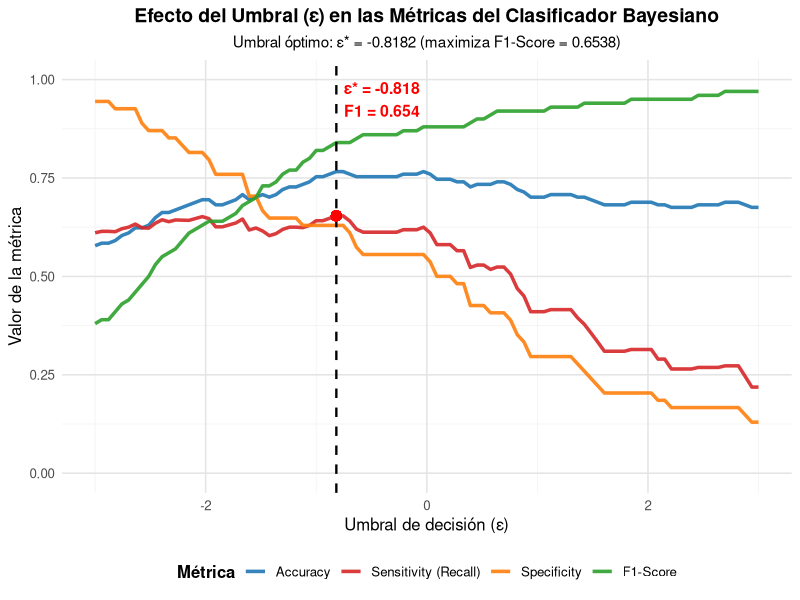

This chart was generated by the following R code:
# Limpiar entorno
rm(list = ls())
gc()

# Instalar y cargar paquetes necesarios
packages <- c("mlbench", "ggplot2", "dplyr", "tidyr")
for (pkg in packages) {
  if (!require(pkg, character.only = TRUE, quietly = TRUE)) {
    install.packages(pkg, dependencies = TRUE)
    library(pkg, character.only = TRUE)
  }
}

# Configuración de reproducibilidad
set.seed(123)
options(scipen = 999, digits = 6)

# Función auxiliar para mensajes formateados
print_section <- function(title, symbol = "=", width = 80) {
  cat("\n")
  cat(paste(rep(symbol, width), collapse = ""), "\n")
  cat(paste0(" ", title, "\n"))
  cat(paste(rep(symbol, width), collapse = ""), "\n\n")
}

print_subsection <- function(title) {
  cat("\n--- ", title, " ---\n")
}

print_section("CLASIFICADOR BAYESIANO NAIVE - DIABETES", "=")
cat("Dataset: Pima Indians Diabetes\n")
cat("Fecha de ejecución:", format(Sys.time(), "%Y-%m-%d %H:%M:%S"), "\n")


#===============================================================================
# 1. CARGA Y EXPLORACIÓN INICIAL DE DATOS
#===============================================================================

print_section("1. CARGA Y ANÁLISIS EXPLORATORIO DE DATOS (EDA)")

# Cargar dataset
data("PimaIndiansDiabetes")
df <- PimaIndiansDiabetes

print_subsection("Estructura del Dataset")
str(df)

print_subsection("Dimensiones")
cat(sprintf("Número de observaciones: %d\n", nrow(df)))
cat(sprintf("Número de variables: %d\n", ncol(df)))
cat(sprintf("Variables predictoras: %d\n", ncol(df) - 1))

print_subsection("Primeras Observaciones")
print(head(df))

# Análisis de valores faltantes y anómalos
print_subsection("Análisis de Calidad de Datos")

# Valores faltantes
na_count <- colSums(is.na(df))
cat("\nValores faltantes (NA) por variable:\n")
print(na_count)
cat(sprintf("Total de NAs en el dataset: %d\n", sum(na_count)))

# Identificar ceros anómalos (en variables médicas donde cero es imposible)
# Variables donde cero es biológicamente imposible: glucose, pressure, triceps, insulin, mass
zero_vars <- c("glucose", "pressure", "triceps", "insulin", "mass")
cat("\nValores cero anómalos (mediciones imposibles):\n")
for (var in zero_vars) {
  if (var %in% names(df)) {
    zero_count <- sum(df[[var]] == 0, na.rm = TRUE)
    zero_pct <- 100 * zero_count / nrow(df)
    cat(sprintf("  %s: %d ceros (%.2f%%)\n", var, zero_count, zero_pct))
  }
}

cat("\nNOTA: Los ceros en variables médicas se mantendrán como están para este análisis.\n")
cat("En un escenario real, deberían ser tratados como valores faltantes o imputados.\n")

# Estadísticas descriptivas por clase
print_subsection("Estadísticas Descriptivas por Clase")
stats_summary <- df %>%
  group_by(diabetes) %>%
  summarise(
    n = n(),
    across(where(is.numeric), list(
      media = ~mean(.x, na.rm = TRUE),
      mediana = ~median(.x, na.rm = TRUE),
      sd = ~sd(.x, na.rm = TRUE)
    ), .names = "{.col}_{.fn}")
  )

print(stats_summary)

# Análisis de desbalance de clases
print_subsection("Distribución de Clases (Desbalance)")
class_dist <- table(df$diabetes)
class_prop <- prop.table(class_dist)

cat("\nConteo absoluto:\n")
print(class_dist)

cat("\nProporción relativa:\n")
print(class_prop)

cat(sprintf("\nDesbalance: %.2f%% negativos vs %.2f%% positivos\n", 
            class_prop["neg"] * 100, class_prop["pos"] * 100))
cat(sprintf("Ratio neg:pos = %.2f:1\n", class_prop["neg"] / class_prop["pos"]))

cat("\n⚠️  IMPORTANTE: El dataset está desbalanceado hacia la clase negativa.\n")
cat("   Esto afectará las métricas de rendimiento y justifica el uso del umbral ε.\n")


#===============================================================================
# 2. DIVISIÓN ESTRATIFICADA DE DATOS (80% - 20%)
#===============================================================================

print_section("2. DIVISIÓN ESTRATIFICADA DE DATOS")

# Función para muestreo estratificado
stratified_split <- function(data, target_col, train_prop = 0.8, seed = 123) {
  set.seed(seed)
  
  # Obtener índices por clase
  classes <- unique(data[[target_col]])
  train_indices <- c()
  
  for (cls in classes) {
    cls_indices <- which(data[[target_col]] == cls)
    n_train <- floor(length(cls_indices) * train_prop)
    train_cls_indices <- sample(cls_indices, n_train)
    train_indices <- c(train_indices, train_cls_indices)
  }
  
  # Crear conjuntos
  train_data <- data[train_indices, ]
  test_data <- data[-train_indices, ]
  
  return(list(train = train_data, test = test_data, train_indices = train_indices))
}

# Aplicar división estratificada
split_result <- stratified_split(df, "diabetes", train_prop = 0.8, seed = 123)
train <- split_result$train
test <- split_result$test

cat(sprintf("Total de observaciones: %d\n", nrow(df)))
cat(sprintf("Conjunto de entrenamiento: %d (%.1f%%)\n", nrow(train), 100*nrow(train)/nrow(df)))
cat(sprintf("Conjunto de prueba: %d (%.1f%%)\n\n", nrow(test), 100*nrow(test)/nrow(df)))

# Verificar proporciones de clases
print_subsection("Verificación de Proporciones por Clase")

prop_original <- prop.table(table(df$diabetes))
prop_train <- prop.table(table(train$diabetes))
prop_test <- prop.table(table(test$diabetes))

comparison_df <- data.frame(
  Conjunto = c("Original", "Entrenamiento", "Prueba"),
  Negativos = c(prop_original["neg"], prop_train["neg"], prop_test["neg"]) * 100,
  Positivos = c(prop_original["pos"], prop_train["pos"], prop_test["pos"]) * 100
)

print(comparison_df)

cat(sprintf("\nDiferencia absoluta entre train y test (clase pos): %.4f%%\n",
            abs(prop_train["pos"] - prop_test["pos"]) * 100))

cat("\n✓ División estratificada completada con éxito.\n")
cat("  Las proporciones de clases son prácticamente idénticas en ambos conjuntos.\n")


#===============================================================================
# 3. CÁLCULO DE ESTADÍSTICAS POR CLASE (μ y σ)
#===============================================================================

print_section("3. CÁLCULO DE PARÁMETROS DEL MODELO")

print_subsection("Medias y Desviaciones Estándar por Clase")

# Identificar variables predictoras numéricas (todas excepto 'diabetes')
predictor_vars <- setdiff(names(train), "diabetes")
cat(sprintf("Variables predictoras: %d\n", length(predictor_vars)))
cat("Variables:", paste(predictor_vars, collapse = ", "), "\n\n")

# Calcular estadísticas por clase usando dplyr
class_stats <- train %>%
  group_by(diabetes) %>%
  summarise(across(all_of(predictor_vars), 
                   list(mean = mean, sd = sd), 
                   .names = "{.col}_{.fn}"))

print(class_stats)

# Extraer estadísticas en formato de vectores para cálculos
mean_pos <- class_stats %>% 
  filter(diabetes == "pos") %>% 
  select(ends_with("_mean")) %>% 
  as.numeric()

sd_pos <- class_stats %>% 
  filter(diabetes == "pos") %>% 
  select(ends_with("_sd")) %>% 
  as.numeric()

mean_neg <- class_stats %>% 
  filter(diabetes == "neg") %>% 
  select(ends_with("_mean")) %>% 
  as.numeric()

sd_neg <- class_stats %>% 
  filter(diabetes == "neg") %>% 
  select(ends_with("_sd")) %>% 
  as.numeric()

# Manejo de desviaciones estándar cero o muy pequeñas
print_subsection("Manejo de Varianzas Pequeñas o Cero")

sd_threshold <- 1e-6
sd_pos_zero <- sum(sd_pos < sd_threshold | is.na(sd_pos))
sd_neg_zero <- sum(sd_neg < sd_threshold | is.na(sd_neg))

if (sd_pos_zero > 0 | sd_neg_zero > 0) {
  cat(sprintf("⚠️  Variables con desviación estándar < %.1e:\n", sd_threshold))
  cat(sprintf("   Clase positiva: %d variables\n", sd_pos_zero))
  cat(sprintf("   Clase negativa: %d variables\n", sd_neg_zero))
  
  # Identificar cuáles son
  if (sd_pos_zero > 0) {
    problematic_vars_pos <- predictor_vars[sd_pos < sd_threshold | is.na(sd_pos)]
    cat("   Variables (pos):", paste(problematic_vars_pos, collapse = ", "), "\n")
  }
  if (sd_neg_zero > 0) {
    problematic_vars_neg <- predictor_vars[sd_neg < sd_threshold | is.na(sd_neg)]
    cat("   Variables (neg):", paste(problematic_vars_neg, collapse = ", "), "\n")
  }
  
  # Aplicar ajuste
  sd_pos[sd_pos < sd_threshold | is.na(sd_pos)] <- sd_threshold
  sd_neg[sd_neg < sd_threshold | is.na(sd_neg)] <- sd_threshold
  
  cat(sprintf("\n   Ajuste aplicado: σ_min = %.1e para prevenir inestabilidad numérica.\n", sd_threshold))
} else {
  cat("✓ Todas las desviaciones estándar son apropiadas (σ >= %.1e).\n", sd_threshold)
}

# Probabilidades previas (prior probabilities)
print_subsection("Probabilidades Previas")

p_pos <- mean(train$diabetes == "pos")
p_neg <- 1 - p_pos

cat(sprintf("P(Positivo) = %d/%d = %.6f\n", sum(train$diabetes == "pos"), nrow(train), p_pos))
cat(sprintf("P(Negativo) = %d/%d = %.6f\n", sum(train$diabetes == "neg"), nrow(train), p_neg))

cat("\nEstas probabilidades previas reflejan el desbalance de clases en los datos.\n")


#===============================================================================
# 4. IMPLEMENTACIÓN DEL CLASIFICADOR BAYESIANO NAIVE
#===============================================================================

print_section("4. CLASIFICACIÓN BAYESIANA CON LOG-VEROSIMILITUDES")

print_subsection("Implementación Matemática")

cat("Fórmula de clasificación (del PDF):\n")
cat("  P(x_ij|Clase) = (1/√(2πσ²)) * exp(-(x_ij - μ)²/(2σ²))\n")
cat("  Implementada con: dnorm(x, mean = μ, sd = σ)\n\n")

cat("Log-verosimilitud posterior:\n")
cat("  log(P(Clase|X)) = log(P(Clase)) + Σ log(P(x_ij|Clase))\n\n")

# Función para calcular log-verosimilitud (vectorizada)
calculate_log_likelihood <- function(X_matrix, class_means, class_sds) {
  # X_matrix: matriz de predictores (n × p)
  # class_means: vector de medias por variable (p)
  # class_sds: vector de desviaciones estándar por variable (p)
  
  # Calcular log-densidades para cada observación y variable
  log_densities <- matrix(0, nrow = nrow(X_matrix), ncol = ncol(X_matrix))
  
  for (j in 1:ncol(X_matrix)) {
    log_densities[, j] <- dnorm(X_matrix[, j], 
                                mean = class_means[j], 
                                sd = class_sds[j], 
                                log = TRUE)
  }
  
  # Sumar log-densidades por fila (por observación)
  log_likelihoods <- rowSums(log_densities)
  
  return(log_likelihoods)
}

# Preparar datos de prueba
X_test <- as.matrix(test[, predictor_vars])
y_test <- test$diabetes

cat("Calculando log-verosimilitudes para", nrow(X_test), "observaciones de prueba...\n")

# Calcular log-verosimilitudes para ambas clases
log_likelihood_pos <- log(p_pos) + calculate_log_likelihood(X_test, mean_pos, sd_pos)
log_likelihood_neg <- log(p_neg) + calculate_log_likelihood(X_test, mean_neg, sd_neg)

# Diferencia de log-verosimilitudes (score de clasificación)
log_diff <- log_likelihood_pos - log_likelihood_neg

cat("✓ Cálculo completado.\n")
cat(sprintf("  Rango de log(P(pos|X)) - log(P(neg|X)): [%.3f, %.3f]\n", 
            min(log_diff), max(log_diff)))


#===============================================================================
# 5. EVALUACIÓN CON MÚLTIPLES UMBRALES (ε)
#===============================================================================

print_section("5. EVALUACIÓN DE MÉTRICAS CON DIFERENTES UMBRALES")

print_subsection("Barrido de Umbrales ε ∈ [-3, 3]")

# Definir rango de umbrales (exactamente 100 valores equiespaciados)
epsilon_values <- seq(-3, 3, length.out = 100)
cat(sprintf("Número de umbrales evaluados: %d\n", length(epsilon_values)))
cat(sprintf("Rango: [%.3f, %.3f]\n", min(epsilon_values), max(epsilon_values)))

# Función para calcular métricas desde matriz de confusión
calculate_metrics <- function(cm) {
  # Extraer valores de la matriz de confusión con manejo de NA
  TP <- ifelse(!is.na(cm["pos", "pos"]), cm["pos", "pos"], 0)
  TN <- ifelse(!is.na(cm["neg", "neg"]), cm["neg", "neg"], 0)
  FP <- ifelse(!is.na(cm["pos", "neg"]), cm["pos", "neg"], 0)
  FN <- ifelse(!is.na(cm["neg", "pos"]), cm["neg", "pos"], 0)
  
  # Calcular métricas
  Accuracy <- (TP + TN) / sum(cm)
  Sensitivity <- ifelse((TP + FN) > 0, TP / (TP + FN), NA)  # Recall, TPR
  Specificity <- ifelse((TN + FP) > 0, TN / (TN + FP), NA)  # TNR
  Precision <- ifelse((TP + FP) > 0, TP / (TP + FP), NA)
  F1_Score <- ifelse((2 * TP + FP + FN) > 0, (2 * TP) / (2 * TP + FP + FN), NA)
  
  return(c(Accuracy = Accuracy, 
           Sensitivity = Sensitivity, 
           Specificity = Specificity,
           Precision = Precision,
           F1_Score = F1_Score,
           TP = TP, TN = TN, FP = FP, FN = FN))
}

# Evaluar para cada umbral
cat("Evaluando métricas para cada umbral...\n")

results <- data.frame(
  epsilon = epsilon_values,
  Accuracy = NA,
  Sensitivity = NA,
  Specificity = NA,
  Precision = NA,
  F1_Score = NA,
  TP = NA, TN = NA, FP = NA, FN = NA
)

for (k in 1:length(epsilon_values)) {
  eps <- epsilon_values[k]
  
  # Clasificar usando el umbral actual
  predictions <- ifelse(log_diff > eps, "pos", "neg")
  predictions <- factor(predictions, levels = c("neg", "pos"))
  
  # Matriz de confusión
  cm <- table(Predicted = predictions, Actual = y_test)
  
  # Calcular métricas
  metrics <- calculate_metrics(cm)
  results[k, 2:10] <- metrics
}

cat("✓ Evaluación completada.\n")


#===============================================================================
# 6. IDENTIFICACIÓN DEL UMBRAL ÓPTIMO
#===============================================================================

print_section("6. SELECCIÓN DEL UMBRAL ÓPTIMO")

print_subsection("Criterio: Maximización del F1-Score")

# Encontrar umbral óptimo
best_idx <- which.max(results$F1_Score)
epsilon_optimal <- results$epsilon[best_idx]
best_F1 <- results$F1_Score[best_idx]
best_Accuracy <- results$Accuracy[best_idx]
best_Sensitivity <- results$Sensitivity[best_idx]
best_Specificity <- results$Specificity[best_idx]
best_Precision <- results$Precision[best_idx]

cat(sprintf("Umbral óptimo (ε*): %.6f\n", epsilon_optimal))
cat(sprintf("F1-Score máximo: %.6f\n\n", best_F1))

print_subsection("Métricas en el Umbral Óptimo (ε*)")
cat(sprintf("  Accuracy:    %.4f (%.2f%%)\n", best_Accuracy, best_Accuracy * 100))
cat(sprintf("  Sensitivity: %.4f (%.2f%%) - Recall, capacidad de detectar positivos\n", 
            best_Sensitivity, best_Sensitivity * 100))
cat(sprintf("  Specificity: %.4f (%.2f%%) - Capacidad de detectar negativos\n", 
            best_Specificity, best_Specificity * 100))
cat(sprintf("  Precision:   %.4f (%.2f%%) - De los predichos positivos, cuántos son reales\n", 
            best_Precision, best_Precision * 100))
cat(sprintf("  F1-Score:    %.4f - Media armónica de Precision y Recall\n", best_F1))

# Matriz de confusión en ε*
print_subsection("Matriz de Confusión en ε*")
pred_optimal <- ifelse(log_diff > epsilon_optimal, "pos", "neg")
pred_optimal <- factor(pred_optimal, levels = c("neg", "pos"))
cm_optimal <- table(Predicted = pred_optimal, Actual = y_test)
print(cm_optimal)

cat("\nInterpretación:\n")
cat(sprintf("  Verdaderos Positivos (TP): %d - Casos positivos correctamente identificados\n", 
            results$TP[best_idx]))
cat(sprintf("  Verdaderos Negativos (TN): %d - Casos negativos correctamente identificados\n", 
            results$TN[best_idx]))
cat(sprintf("  Falsos Positivos (FP): %d - Casos negativos incorrectamente clasificados como positivos\n", 
            results$FP[best_idx]))
cat(sprintf("  Falsos Negativos (FN): %d - Casos positivos incorrectamente clasificados como negativos\n", 
            results$FN[best_idx]))

# Comparar con umbral neutro ε = 0
print_subsection("Comparación con Umbral Neutro (ε = 0)")
idx_zero <- which.min(abs(results$epsilon))
eps_zero <- results$epsilon[idx_zero]

cat(sprintf("Umbral neutro ε ≈ %.6f:\n", eps_zero))
cat(sprintf("  Accuracy:    %.4f (%.2f%%)\n", results$Accuracy[idx_zero], results$Accuracy[idx_zero] * 100))
cat(sprintf("  Sensitivity: %.4f (%.2f%%)\n", results$Sensitivity[idx_zero], results$Sensitivity[idx_zero] * 100))
cat(sprintf("  Specificity: %.4f (%.2f%%)\n", results$Specificity[idx_zero], results$Specificity[idx_zero] * 100))
cat(sprintf("  F1-Score:    %.4f\n\n", results$F1_Score[idx_zero]))

cat("Mejora al usar ε* vs ε=0:\n")
cat(sprintf("  ΔF1-Score:    %+.4f (%.2f%%)\n", 
            best_F1 - results$F1_Score[idx_zero],
            100 * (best_F1 - results$F1_Score[idx_zero]) / results$F1_Score[idx_zero]))
cat(sprintf("  ΔSensitivity: %+.4f\n", best_Sensitivity - results$Sensitivity[idx_zero]))
cat(sprintf("  ΔSpecificity: %+.4f\n", best_Specificity - results$Specificity[idx_zero]))

# Tabla comparativa de umbrales clave
print_subsection("Tabla Comparativa: Umbrales Clave")

key_epsilons <- c(-1, 0, epsilon_optimal, 1)
comparison_table <- data.frame(
  Umbral = character(),
  Epsilon = numeric(),
  Accuracy = numeric(),
  Sensitivity = numeric(),
  Specificity = numeric(),
  F1_Score = numeric()
)

for (eps_val in key_epsilons) {
  idx <- which.min(abs(results$epsilon - eps_val))
  label <- if (abs(results$epsilon[idx] - epsilon_optimal) < 0.001) "ε* (óptimo)" else sprintf("ε = %.1f", eps_val)
  
  comparison_table <- rbind(comparison_table, data.frame(
    Umbral = label,
    Epsilon = results$epsilon[idx],
    Accuracy = results$Accuracy[idx],
    Sensitivity = results$Sensitivity[idx],
    Specificity = results$Specificity[idx],
    F1_Score = results$F1_Score[idx]
  ))
}

print(comparison_table)


#===============================================================================
# 7. VISUALIZACIONES
#===============================================================================

print_section("7. VISUALIZACIONES")

print_subsection("Gráfico 1: Métricas vs. Umbral de Decisión (ε)")

# Preparar datos en formato largo para ggplot2
results_long <- results %>%
  select(epsilon, Accuracy, Sensitivity, Specificity, F1_Score) %>%
  pivot_longer(cols = c("Accuracy", "Sensitivity", "Specificity", "F1_Score"),
               names_to = "Metric", 
               values_to = "Value")

# (opción manual sin tidyr):
#results_long <- rbind(
#  data.frame(epsilon = results$epsilon, Metric = "Accuracy", Value = results$Accuracy),
#  data.frame(epsilon = results$epsilon, Metric = "Sensitivity", Value = results$Sensitivity),
#  data.frame(epsilon = results$epsilon, Metric = "Specificity", Value = results$Specificity),
#  data.frame(epsilon = results$epsilon, Metric = "F1_Score", Value = results$F1_Score)
#)

# Crear gráfico principal
p1 <- ggplot(results_long, aes(x = epsilon, y = Value, color = Metric)) +
  geom_line(size = 1.2, alpha = 0.9) +
  geom_vline(xintercept = epsilon_optimal, 
             linetype = "dashed", 
             color = "black", 
             size = 0.8) +
  geom_point(data = results_long[results_long$Metric == "F1_Score", ],
             aes(x = epsilon_optimal, y = best_F1),
             color = "red", size = 3, shape = 19) +
  annotate("text", 
           x = epsilon_optimal, 
           y = 0.95, 
           label = sprintf("ε* = %.3f\nF1 = %.3f", epsilon_optimal, best_F1),
           hjust = -0.1, 
           size = 4, 
           fontface = "bold",
           color = "red") +
  scale_color_manual(values = c("Accuracy" = "#1f77b4", 
                                "Sensitivity" = "#ff7f0e",
                                "Specificity" = "#2ca02c",
                                "F1_Score" = "#d62728"),
                     labels = c("Accuracy", "Sensitivity (Recall)", "Specificity", "F1-Score")) +
  theme_minimal(base_size = 12) +
  labs(title = "Efecto del Umbral (ε) en las Métricas del Clasificador Bayesiano",
       subtitle = sprintf("Umbral óptimo: ε* = %.4f (maximiza F1-Score = %.4f)", 
                          epsilon_optimal, best_F1),
       x = "Umbral de decisión (ε)",
       y = "Valor de la métrica",
       color = "Métrica") +
  theme(
    plot.title = element_text(size = 14, face = "bold", hjust = 0.5),
    plot.subtitle = element_text(size = 11, hjust = 0.5),
    legend.position = "bottom",
    legend.title = element_text(face = "bold"),
    panel.grid.major = element_line(color = "gray90"),
    panel.grid.minor = element_line(color = "gray95")
  ) +
  ylim(0, 1)

print(p1)
